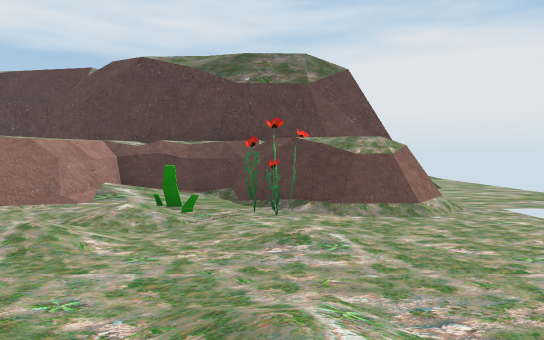
[1] (above)

16 first-person views from a walk through a 3-D level made in the Unity game engine. The camera is 1.5 m above the floor, tilts 2° down and sees 70° across. The floor is counted in squares, 2 m on a side. Each view is taken from the middle of a square. On the plan, view 1 faces up. The plan holds only what a view shows up to about 12 squares ahead; the rest is blank. The place goes on beyond the plan. The player character is not drawn. Some surface patterns are stand-ins.

[2]
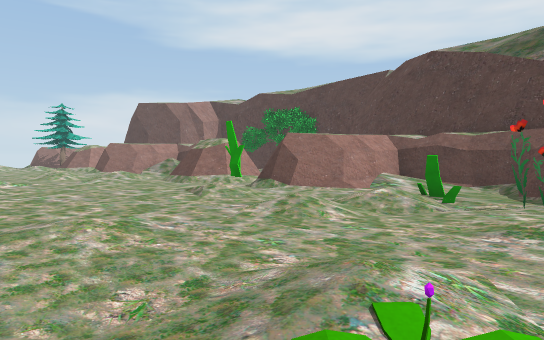

[3]
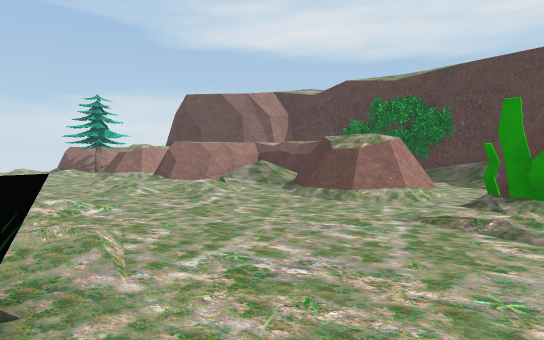

[4]
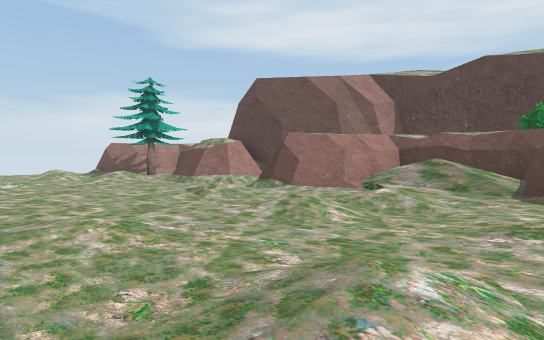

[5]
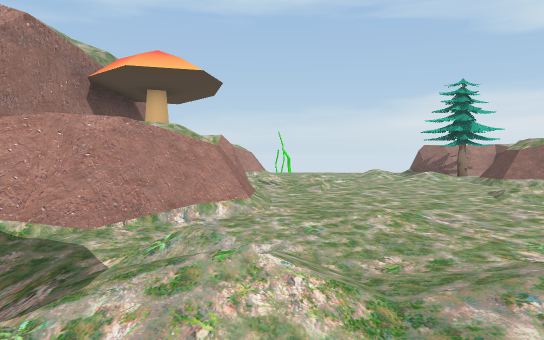

[6]
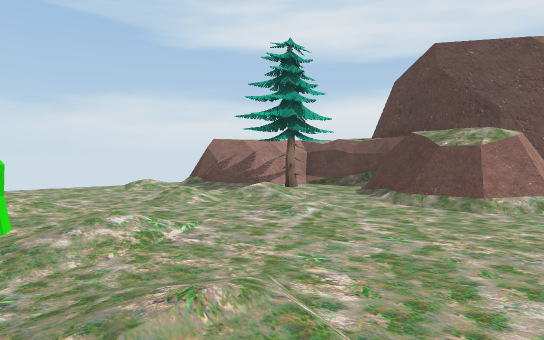

[7]
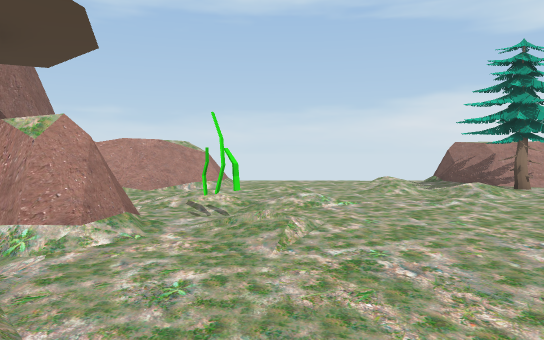

[8]
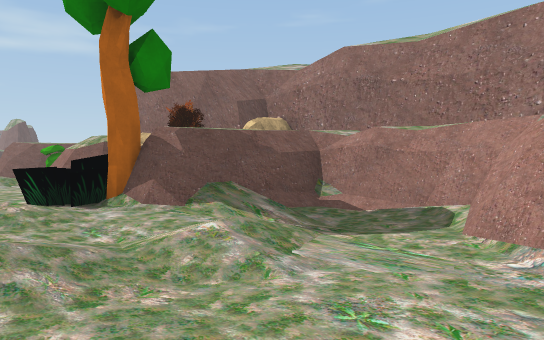

[9]
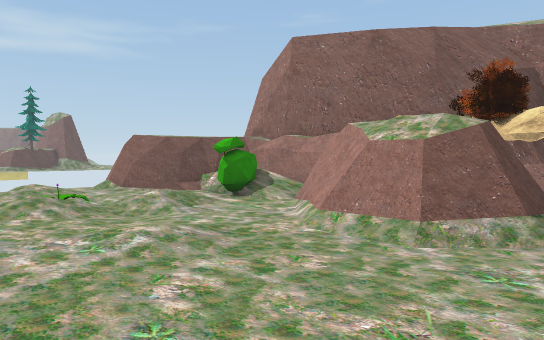

[10]
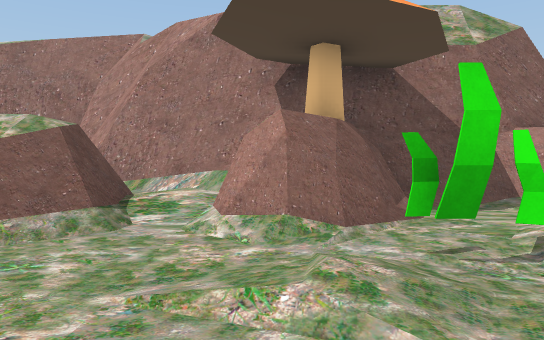

[11]
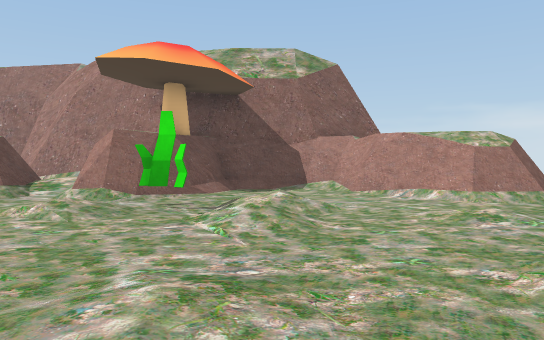

[12]
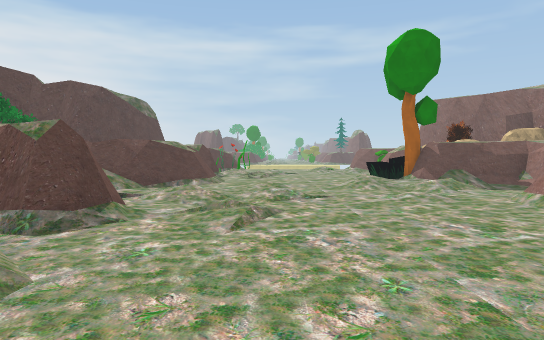

[13]
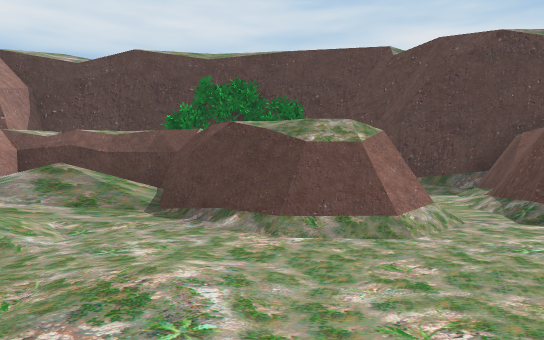

[14]
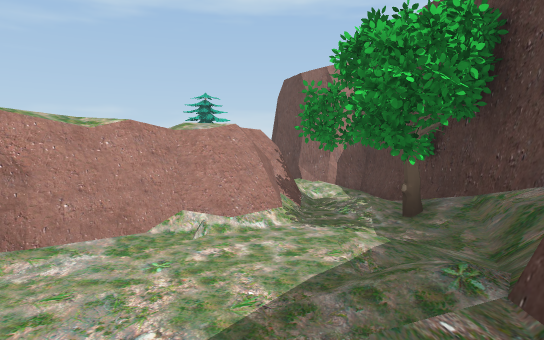

[15]
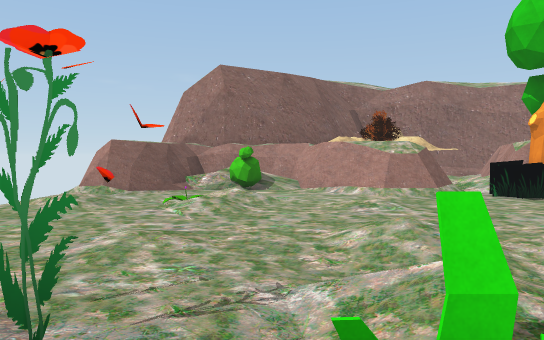

[16]
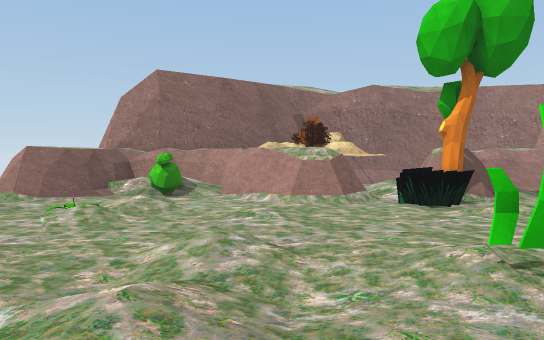

### Floor plan
Key: @ floor where view 1 was taken; # wall or solid block; . main floor; : floor 0.25 m higher than the main floor; - floor 0.25 m lower than the main floor; + floor 0.5 m higher than the main floor; / step, stairs or slope; = window, fence, low wall or low ledge; O other object.
Columns run from 26 left of view 1 to 6 right of it. Each row starts with its distance up from view 1.
 12              ##O#####          ..
 11               =O.O./###        ..
 10     ##        ###.....#      #=..
  9   ####      ######...######   ...
  8   #..=#     #///###//##+:/#   ...
  7  ##.O.#######///###//##.O.###/..
  6 =#..:-.##///../-.##///../-O##/
  5  ..-/........-/......O.-/.....
  4  .../........:/........:/.....
  3  .............................
  2  ...../........./.........:...
  1  ...../../....../.::...:../O::
  0  ...../.O......./..OO./...@...
 -1  ###....##.###.../#O.###....##
 -2    ##../##/####.-/#######OO=#
 -3     #####     ######    #####
 -4           #..
 -5           ####

Positions as (right, up) in squares from view 1, and headings:
1: (0, 0), facing up
2: (1, 0), facing up-left
3: (-4, 0), facing up-left
4: (-9, 0), facing up-left
5: (-8, 0), facing left
6: (-16, 0), facing up-left
7: (-13, 1), facing left
8: (-13, 2), facing down-right
9: (-6, 3), facing down-right
10: (-17, 3), facing down
11: (-20, 6), facing down
12: (-20, 4), facing right
13: (-9, 2), facing up
14: (-5, 10), facing left
15: (-1, 8), facing down
16: (-3, 8), facing down
